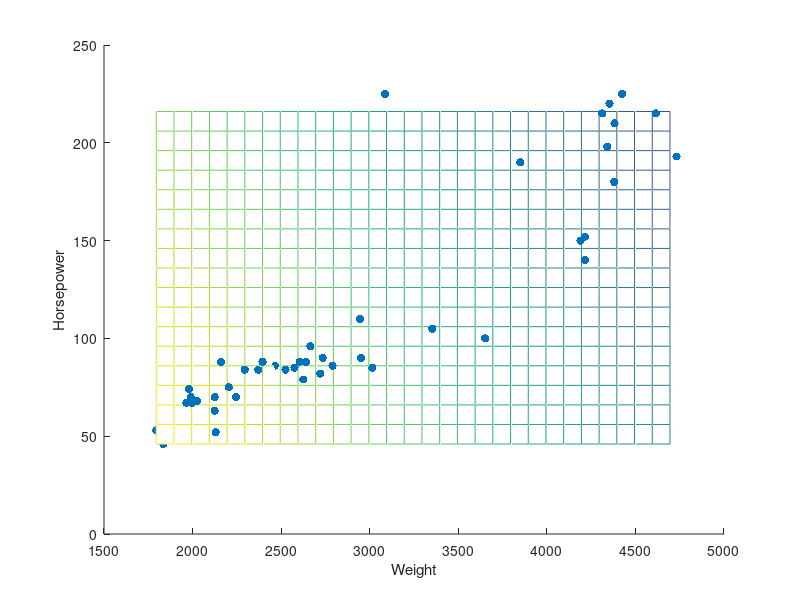

Write the MATLAB code that produced this figure.
load carsmall
y=MPG;
X1=Weight;X2=Horsepower;
X=[ones(length(X1),1) X1 X2];
b=regress(y,X);
x1fit=min(X1):100:max(X1);
x2fit=min(X2):10:max(X2);
[X1fit,X2fit]=meshgrid(x1fit,x2fit);
Y=b(1)+b(2)*X1fit+b(3)*X2fit;
figure
hold on
scatter3(X1,X2,y,'filled');
mesh(X1fit,X2fit,Y);
hold off
xlabel('Weight');
ylabel('Horsepower');
zlabel('MPG');


    
    
    